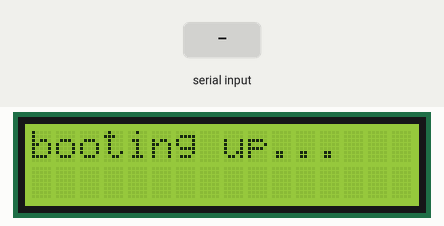
Recording of a sketch running on a simulated Arduino Uno, built with avr-gcc and run on an emulated ATmega328P. Parts: 16×2 character LCD. The test bench sets the inputs (shaded band).

Above: at 1.2 s.
1.3 s: "1\n" received over Serial
At 2.0 s:
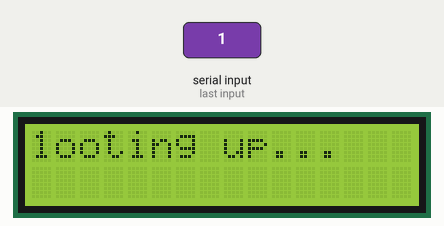
2.8 s: "0\n" received over Serial
At 3.5 s:
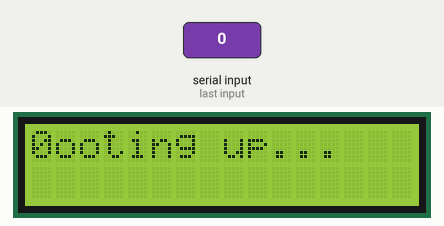
4.3 s: "2\n" received over Serial
At 5.1 s:
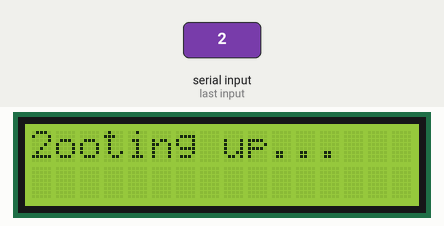
Timing chart, 0 to 7.3 s (numbered marks = the images above; inputs shaded):
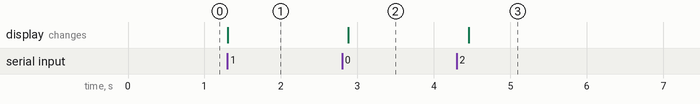

The sketch:

display_i2c.ino
```cpp
#include <LCD_I2C.h>

#define NOW_PLAYING "$INPUT:NOW_PLAYING"
#define SPEAK_NOW   "$INPUT:SPEAK_NOW"
#define CLEAR       "$INPUT:CLEAR"

LCD_I2C lcd(0x27, 16, 2);

String input;
bool   isScrolling = false;

void setup() {
  lcd.begin();
  lcd.backlight();
  lcd.clear();
  Serial.begin(9600);
  lcd.print("booting up...");
}

void loop() {
  if (Serial.available()) {
   // reset pos
   lcd.setCursor(0, 0);
   input = Serial.readStringUntil('\n');

   if (input == NOW_PLAYING) {
    lcd.setCursor(1, 1);
    lcd.backlight();
    isScrolling = true;
    lcd.print("Now playing...");

   } else if (input == SPEAK_NOW) {
    lcd.clear();
    lcd.setCursor(2, 0);
    lcd.backlight();
    isScrolling = false;
    lcd.print("Speak now...");

   } else if (input == CLEAR) {
    lcd.clear();
    lcd.noBacklight();

   } else {
     lcd.print(input);
   }
  }
  if (isScrolling) {
    lcd.scrollDisplayLeft();
    delay(500);
  } else {
    delay(175);
  }
}
```

Measured:
- after the input at 1.3 s, the display: changes at once (image 1)
- after the input at 2.8 s, the display: changes after 0.08 s (image 2)
- after the input at 4.3 s, the display: changes after 0.16 s (image 3)
